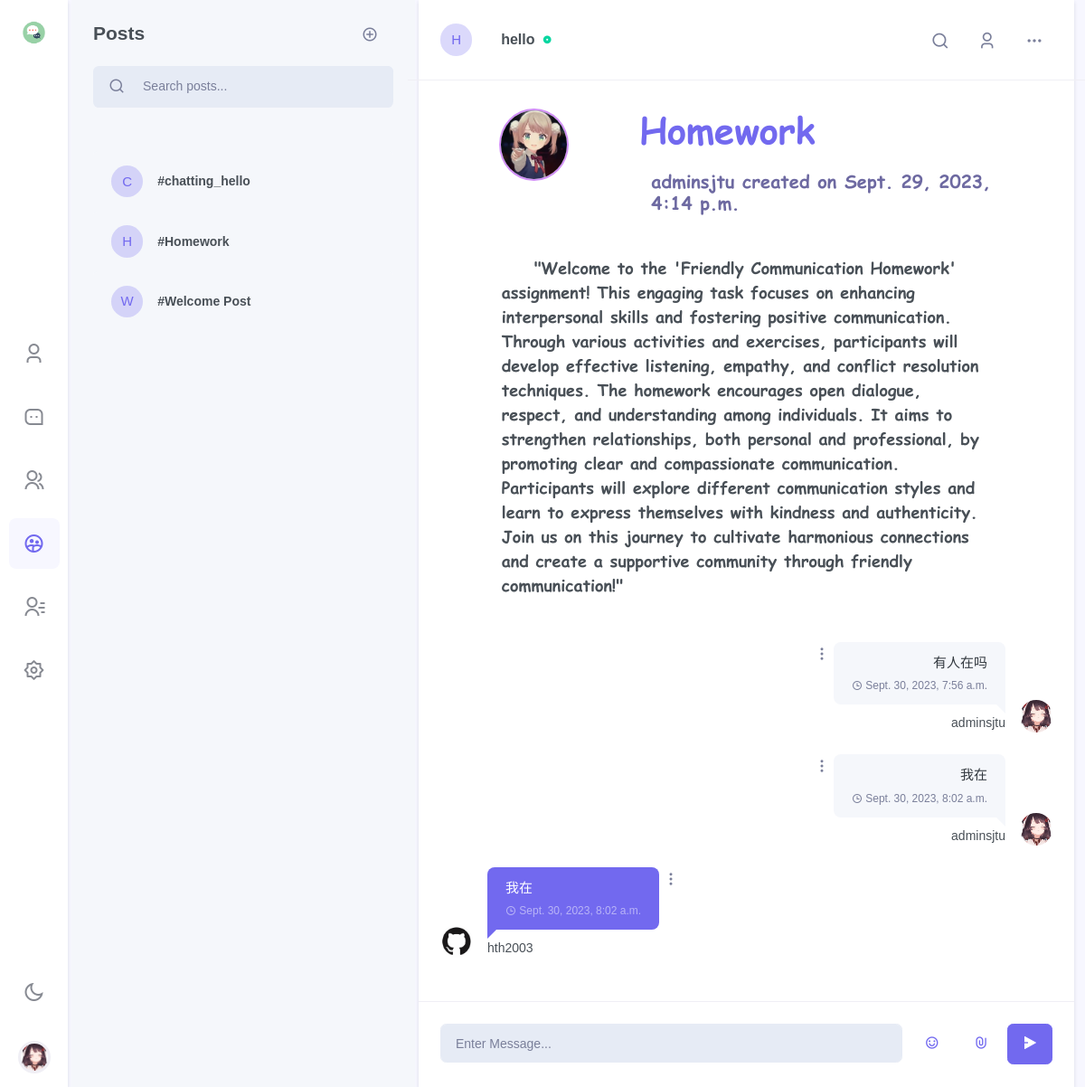
The page /chat/chatroom/hello/Homework (signed in) on the database as committed earlier.
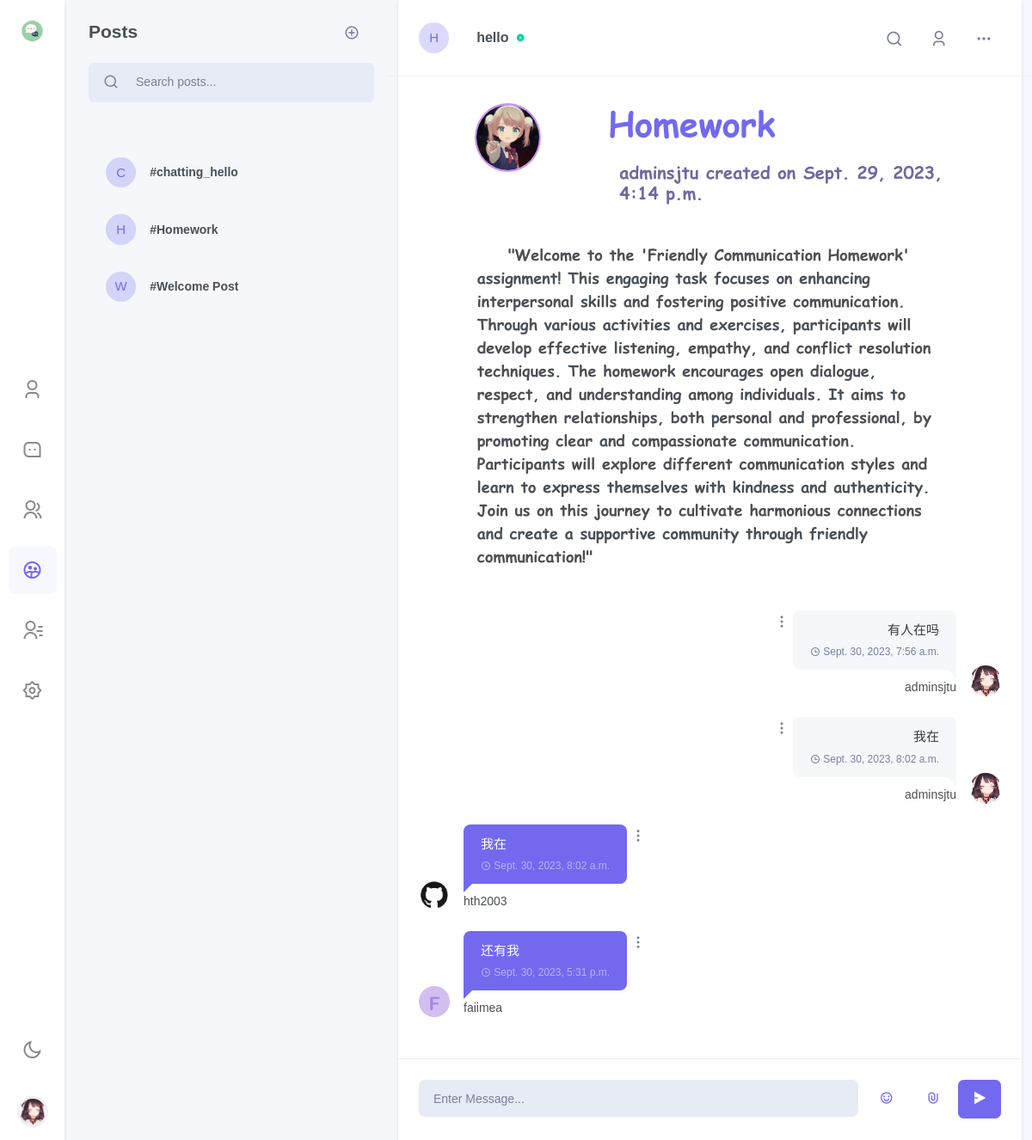
The same page on the database as committed later.
### chat/models.py (models this page shows, shortened)
class Profile(models.Model):
    about_me = models.TextField(default='There is no Personal Signature here yet. You can add it through settings')
    image = models.ImageField(upload_to='profile_image', null=True, blank=True)
    user = models.OneToOneField(User, on_delete=models.CASCADE)
    location = models.CharField(max_length=50, default="Unkown")
    @property
    def image_url(self):
        if self.image == "":
            return "/media/chat/static_default/{}.png".format(self.user_initial)
        else:
            return self.image.url
    @property
    def user_initial(self):
        return self.user.username[0].upper()

class Post(models.Model):
    title = models.CharField(max_length=128)
    author = models.ForeignKey(to=User, on_delete=models.CASCADE)
    author_profile = models.ForeignKey(to=Profile, on_delete=models.CASCADE)
    about_post = models.CharField(max_length=1000, default="The author did not set an introduction to the topic")
    image = models.ImageField(upload_to='post_image', null=True, blank=True)
    created_on = models.DateTimeField(auto_now_add=True)
    updated_on = models.DateTimeField(auto_now= True)
    belong_room = models.ForeignKey(to=Room, on_delete=models.CASCADE)
    tags = models.ManyToManyField(Tag, blank=True)
    @property
    def initial(self):
        return self.title[0].upper()
    class Meta:
        ordering = ['-created_on']

class Room(models.Model):
    name = models.CharField(max_length=128, unique=True)
    owner_name = models.CharField(max_length=128)
    about_room = models.CharField(max_length=128, default="welcome to my chatroom")
    online = models.ManyToManyField(to=get_user_model(), blank=True)
    image = models.ImageField(upload_to='room_image', null=True, blank=True)
    @property
    def initial(self):
        return self.name[0].upper()
    @property
    def image_url(self):
        if self.image == "":
            return "/media/chat/static_default/{}.png".format(self.initial)
        else:
            return self.image.url

class RoomMessage(models.Model):
    user = models.ForeignKey(to=get_user_model(), on_delete=models.CASCADE)
    room = models.ForeignKey(to=Room, on_delete=models.CASCADE)
    belong_post = models.ForeignKey(to=Post, on_delete=models.CASCADE)
    content = models.CharField(max_length=512)
    timestamp = models.DateTimeField(auto_now_add=True)
    @property
    def image_url(self):
        profile = Profile.objects.get(user=self.user)
        return profile.image_url

### users/models.py (models this page shows)
class User(AbstractUser):
    email = models.EmailField('email address', primary_key=True, unique=True)
    USERNAME_FIELD = 'email'
    REQUIRED_FIELDS = ["username"]

### chat/views.py (the view, shortened to what this page needs)
# urls.py: path('chatroom/<str:room_name>/<str:post_name>', views.innerroom, name='innerroom'),
@login_required
def innerroom(request: HttpRequest, room_name, post_name):
    username = request.user.username
    user = get_object_or_404(User, username=username)
    profile = get_object_or_404(Profile, user=user)
    chat_room = get_object_or_404(Room, name=room_name)
    if post_name == "chatting_" + room_name:
        chatting_post = True
    else:
        chatting_post = False
    cur_post = get_object_or_404(Post, title=post_name, belong_room=chat_room)
    room_messages = RoomMessage.objects.filter(room=chat_room, belong_post=cur_post).order_by('timestamp')
    posts = Post.objects.filter(belong_room=chat_room).order_by('created_on')
    wrong_message = ""
    users_img_urls = dict()
    for rm in room_messages:
        user = rm.user
        user_profile = get_object_or_404(Profile, user=user)
        users_img_urls[user_profile.user.username] = user_profile.image_url
    return render(
        request=request,
        template_name='chat/innerroom.html',
        context={
            'profile': profile,
            'rooms': Room.objects.all(),
            'cur_room': chat_room,
            'wrong_message': wrong_message,
            'room_messages': room_messages,
            'posts': posts,
            'cur_post': cur_post,
            'chatting_post': chatting_post,
            'users_img_urls_json': json.dumps(users_img_urls)
        }
    )

### templates/chat/innerroom.html (shortened to what this page needs)
{% extends 'chat/base.html' %}
{% block side_menu %}
    {% include "chat/side_menus/side_menu_chatroom.html" %}
{% endblock %}
{% block leftsidebar %}
    {% include "chat/leftsidebar/leftsidebar_innerroom.html" %}
{% endblock %}
{% block chat_conversation %}
    {% if chatting_post %}
        {% include "chat/body/body_innerroom_chatting.html" %}
    {% else %}
        {% include "chat/body/body_innerroom_post.html" %}
    {% endif %}
{% endblock %}

### templates/chat/side_menus/side_menu_chatroom.html (shortened to what this page needs)
{% load static %}
<div class="side-menu flex-lg-column mr-lg-1">
<div class="sidebar_logo">
    <a href="" class="logo logo-dark">
        <span class="logo-sm">
            <img src="{% static "images/chat/chat.png" %}" alt="" height="30">
        </span>
    </a>
</div>
<div class="flex-lg-column my-auto">
    <ul class="nav nav-pills side-menu-nav justify-content-center" role="tablist">
        <li class="nav-item" data-toggle="tooltip" data-trigger="hover" data-placement="top" title="Profile">
            <a href="{% url 'chat:my' %}" class="nav-link" id="pills-user-tab"  role="tab">
            <i class="ri-user-3-line"></i>
        </a></li>
        <li class="nav-item" data-toggle="tooltip" data-trigger="hover" data-placement="top" title="Chats">
            <a href="{% url 'chat:home' %}" class="nav-link" id="pills-chat-tab"  role="tab">
            <i class="ri-message-3-line"></i>
        </a></li>
        <li class="nav-item" data-toggle="tooltip" data-trigger="hover" data-placement="top" title="Groups">
            <a href="{% url 'chat:groups' %}" class="nav-link" id="pills-groups-tab"  role="tab">
            <i class="ri-group-line"></i>
        </a></li>
        <li class="nav-item" data-toggle="tooltip" data-trigger="hover" data-placement="top" title="Chatroom">
            <a href="{% url 'chat:chatroom' %}" class="nav-link active" id="pills-chatroom-tab" role="tab">
            <i class="ri-group-2-line"></i>
        </a></li>
        <li class="nav-item" data-toggle="tooltip" data-trigger="hover" data-placement="top" title="Contacts">
            <a href="{% url 'chat:contracts' %}" class="nav-link" id="pills-contacts-tab" role="tab">
            <i class="ri-contacts-line"></i>
        </a></li>
        <li class="nav-item" data-toggle="tooltip" data-trigger="hover" data-placement="top" title="Settings">
            <a href="{% url 'chat:settings' %}" class="nav-link" id="pills-setting-tab"  role="tab">
            <i class="ri-settings-2-line"></i>
        </a></li>
    </ul>
</div>
<div class="flex-lg-column d-none d-lg-block">
    <ul class="nav side-menu-nav justify-content-center">
        <li class="nav-item">
            <a class="nav-link" id="light-dark" href="#" data-toggle="tooltip" data-trigger="hover" data-placement="right" title="Dark / Light Mode">
                <i class="ri-sun-line theme-mode-icon"></i>
            </a>
        </li>
        <li class="nav-item btn-group dropup profile-user-dropdown">
            <a class="nav-link dropdown-toggle normal_container" href="#" role="button" data-toggle="dropdown" aria-haspopup="true" aria-expanded="false">
                <img src="{{ profile.image_url }}"  alt="" class="profile-user rounded-circle">
            </a>
        </li>
    </ul>
</div>
</div>

### templates/chat/leftsidebar/leftsidebar_innerroom.html (shortened to what this page needs)
<div>
    <div class="p-4">
        <div class="user-chat-nav float-right">
            <div data-toggle="tooltip" data-placement="bottom" title="Create post">
                <button type="button" class="btn btn-link text-decoration-none text-muted font-size-18 py-0" data-toggle="modal" data-target="#addpost-exampleModal">
                    <i class="ri-add-circle-line mr-1"></i>
                </button>
            </div>
        </div>
        <h4 class="mb-4">Posts</h4>
        <div class="search-box chat-search-box">
            <div class="input-group bg-light  input-group-lg rounded-lg">
                <div class="input-group-prepend">
                    <button class="btn btn-link text-decoration-none text-muted pr-1" type="button">
                        <i class="ri-search-line search-icon font-size-18"></i>
                    </button>
                </div>
                <input type="text" class="form-control bg-light" placeholder="Search posts...">
            </div>
        </div>
    </div>
    <div class="p-4 chat-message-list chat-chatroom-list" data-simplebar="">
    <ul class="list-unstyled chat-list">
        {% for post in posts %}
        <li><a href="{% url 'chat:innerroom' room_name=post.belong_room.name post_name=post.title %}"><div class="media align-items-center">
            <div class="chat-user-img mr-3 avatar-xs">
                <span class="avatar-title rounded-circle bg-soft-primary text-primary">
                    {{ post.initial }}
                </span>
            </div>
            <div class="media-body overflow-hidden">
                <h5 class="text-truncate font-size-14 mb-0">#{{ post.title }}</h5>
            </div>
        </div></a></li>
        {% endfor %}
    </ul></div>
</div>

### templates/chat/body/body_innerroom_post.html (shortened to what this page needs)
<div class="w-100">
    <div class="p-3 p-lg-4 border-bottom row align-items-center">
        <div class="col-sm-4 col-8">
            <div class="media align-items-center">
                <div class="mr-3">
                    <div class="chat-user-img mr-3 avatar-xs">
                        <span class="avatar-title rounded-circle bg-soft-primary text-primary">
                            {{ cur_room.initial }}
                        </span>
                    </div>
                </div>
                <div class="media-body overflow-hidden">
                    <h5 class="font-size-16 mb-0 text-truncate">
                        <a href="#" class="text-reset user-profile-show" id="cur_room_name">
                            {{cur_room.name}}
                        </a>
                        <i class="ri-record-circle-fill font-size-10 text-success d-inline-block ml-1"></i>
                    </h5>
                </div>
            </div>
        </div>
        <div class="col-sm-8 col-4">
            <ul class="list-inline user-chat-nav text-right mb-0">
                <li class="list-inline-item">
                    <div class="dropdown">
                        <button class="btn nav-btn dropdown-toggle" type="button" data-toggle="dropdown" aria-haspopup="true" aria-expanded="false">
                            <i class="ri-search-line"></i>
                        </button>
                    </div>
                </li>
                <li class="list-inline-item d-none d-lg-inline-block">
                    <button type="button" class="btn nav-btn user-profile-show">
                        <i class="ri-user-3-line"></i>
                    </button>
                </li>
                <li class="list-inline-item">
                    <div class="dropdown">
                        <button class="btn nav-btn dropdown-toggle" type="button" data-toggle="dropdown" aria-haspopup="true" aria-expanded="false">
                            <i class="ri-more-fill"></i>
                        </button>
                    </div>
                </li>
            </ul>
        </div>
    </div>
    <div class="chat-conversation p-3 p-lg-4" id="chatLog-container"
    style="overflow: auto;">
        <div class="row">
            {% if cur_post.image != "" %}
                <div class="post-image-container">
                    <img src={{cur_post.image.url}} alt="" class="post-image">
                </div>
            {% endif %}
            <div class="post-head">
                <div class="post-title">
                    {{cur_post.title}}
                </div>
                <h3> {{cur_post.author.username}} created on {{cur_post.created_on}}<h3>
            </div>
        </div>
        <div class="post-content">
            <p>{{cur_post.about_post}}<p>
        </div>
        <ul class="list-unstyled mb-0"i id="chatLog">
            {% for rm in room_messages %}
                {% if rm.user.username != profile.user.username %}
                <li><div class="conversation-list">
                    <div class="chat-avatar"><img src={{rm.image_url}} alt=""></div>
                    <div class="user-chat-content">
                        <div class="ctext-wrap">
                            <div class="ctext-wrap-content">
                                <p class="mb-0">{{rm.content}}</p>
                                <p class="chat-time mb-0"><i class="ri-time-line align-middle"></i> <span class="align-middle">{{rm.timestamp}}</span></p>
                            </div>
                            <div class="dropdown align-self-start">
                                <a class="dropdown-toggle" href="#" role="button" data-toggle="dropdown" aria-haspopup="true" aria-expanded="false">
                                    <i class="ri-more-2-fill"></i>
                                </a>
                            </div>
                        </div>
                        <div class="conversation-name">{{rm.user.username}}</div>
                    </div>
                </div></li>
                {% else %}
                <li class="right"><div class="conversation-list">
                    <div class="chat-avatar"><img src="{{ profile.image_url }}" alt=""></div>
                    <div class="user-chat-content">
                        <div class="ctext-wrap">
                            <div class="ctext-wrap-content">
                                <p class="mb-0">{{rm.content}}</p>
                                <p class="chat-time mb-0"><i class="ri-time-line align-middle"></i> <span class="align-middle">{{rm.timestamp}}</span></p>
                            </div>
                            <div class="dropdown align-self-start">
                                <a class="dropdown-toggle" href="#" role="button" data-toggle="dropdown" aria-haspopup="true" aria-expanded="false">
                                    <i class="ri-more-2-fill"></i>
                                </a>
                            </div>
                        </div>
                        <div class="conversation-name"> {{ profile.user.username }} </div>
                    </div>
                </div></li>
                {% endif %}
            {% endfor %}
        </ul>
    </div>
    <div class="p-3 p-lg-4 border-top mb-0 row no-gutters">
        <div class="col">
            <input type="text" id="chatMessageInput" class="form-control form-control-lg bg-light border-light" placeholder="Enter Message...">
        </div>
        <div class="col-auto chat-input-links ml-md-2">
                <ul class="list-inline mb-0">
                    <li class="list-inline-item">
                        <button type="button" class="btn btn-link text-decoration-none font-size-16 btn-lg waves-effect" data-toggle="tooltip" data-placement="top" title="Emoji">
                            <i class="ri-emotion-happy-line"></i>
                    </button></li>
                    <li class="list-inline-item">
                        <button type="button" class="btn btn-link text-decoration-none font-size-16 btn-lg waves-effect" data-toggle="tooltip" data-placement="top" title="Attached File">
                            <i class="ri-attachment-line"></i>
                    </button></li>
                    <li class="list-inline-item">
                        <button type="submit" class="btn btn-primary font-size-16 btn-lg chat-send waves-effect waves-light" id="chatMessageSend">
                            <i class="ri-send-plane-2-fill"></i>
                    </button></li>
                </ul>
        </div>
    </div>
</div>

Rows that differ between the two databases and show on the page:
added RoomMessage: shows a picture, content "还有我", timestamp "Sept. 30, 2023, 5:31 p.m.", user.username "faiimea"
